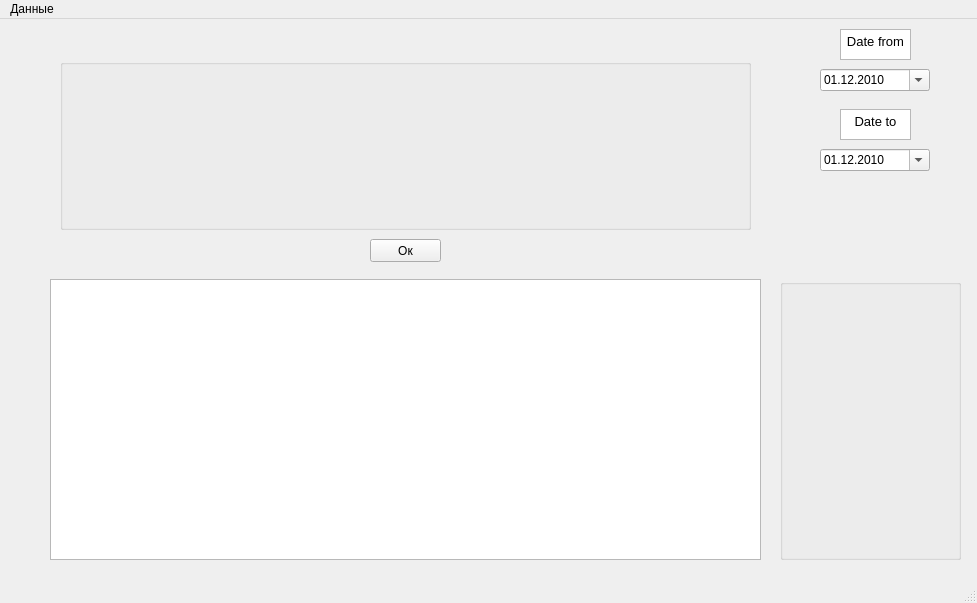
<?xml version="1.0" encoding="UTF-8"?>
<ui version="4.0">
 <class>MainWindow</class>
 <widget class="QMainWindow" name="MainWindow">
  <property name="geometry">
   <rect>
    <x>0</x>
    <y>0</y>
    <width>977</width>
    <height>603</height>
   </rect>
  </property>
  <property name="windowTitle">
   <string>MainWindow</string>
  </property>
  <widget class="QWidget" name="centralwidget">
   <widget class="QPushButton" name="okPushButton">
    <property name="geometry">
     <rect>
      <x>370</x>
      <y>220</y>
      <width>71</width>
      <height>23</height>
     </rect>
    </property>
    <property name="text">
     <string>Ок</string>
    </property>
   </widget>
   <widget class="QGroupBox" name="groupCheckBox">
    <property name="geometry">
     <rect>
      <x>60</x>
      <y>40</y>
      <width>691</width>
      <height>171</height>
     </rect>
    </property>
    <property name="minimumSize">
     <size>
      <width>100</width>
      <height>171</height>
     </size>
    </property>
    <property name="title">
     <string/>
    </property>
   </widget>
   <widget class="QTableView" name="tableView">
    <property name="geometry">
     <rect>
      <x>50</x>
      <y>260</y>
      <width>711</width>
      <height>281</height>
     </rect>
    </property>
   </widget>
   <widget class="QDateEdit" name="dateFrom">
    <property name="geometry">
     <rect>
      <x>820</x>
      <y>50</y>
      <width>110</width>
      <height>22</height>
     </rect>
    </property>
    <property name="dateTime">
     <datetime>
      <hour>0</hour>
      <minute>0</minute>
      <second>0</second>
      <year>2010</year>
      <month>12</month>
      <day>1</day>
     </datetime>
    </property>
    <property name="displayFormat">
     <string>dd.MM.yyyy</string>
    </property>
    <property name="calendarPopup">
     <bool>true</bool>
    </property>
   </widget>
   <widget class="QDateEdit" name="dateTo">
    <property name="geometry">
     <rect>
      <x>820</x>
      <y>130</y>
      <width>110</width>
      <height>22</height>
     </rect>
    </property>
    <property name="dateTime">
     <datetime>
      <hour>0</hour>
      <minute>0</minute>
      <second>0</second>
      <year>2010</year>
      <month>12</month>
      <day>1</day>
     </datetime>
    </property>
    <property name="displayFormat">
     <string>dd.MM.yyyy</string>
    </property>
    <property name="calendarPopup">
     <bool>true</bool>
    </property>
    <property name="date">
     <date>
      <year>2010</year>
      <month>12</month>
      <day>1</day>
     </date>
    </property>
   </widget>
   <widget class="QTextEdit" name="textEdit">
    <property name="geometry">
     <rect>
      <x>840</x>
      <y>10</y>
      <width>71</width>
      <height>31</height>
     </rect>
    </property>
    <property name="readOnly">
     <bool>true</bool>
    </property>
    <property name="html">
     <string>&lt;!DOCTYPE HTML PUBLIC &quot;-//W3C//DTD HTML 4.0//EN&quot; &quot;http://www.w3.org/TR/REC-html40/strict.dtd&quot;&gt;
&lt;html&gt;&lt;head&gt;&lt;meta name=&quot;qrichtext&quot; content=&quot;1&quot; /&gt;&lt;style type=&quot;text/css&quot;&gt;
p, li { white-space: pre-wrap; }
&lt;/style&gt;&lt;/head&gt;&lt;body style=&quot; font-family:'MS Shell Dlg 2'; font-size:8.25pt; font-weight:400; font-style:normal;&quot;&gt;
&lt;p align=&quot;center&quot; style=&quot; margin-top:12px; margin-bottom:12px; margin-left:0px; margin-right:0px; -qt-block-indent:0; text-indent:0px;&quot;&gt;&lt;span style=&quot; font-size:10pt;&quot;&gt;Date from&lt;/span&gt;&lt;/p&gt;&lt;/body&gt;&lt;/html&gt;</string>
    </property>
   </widget>
   <widget class="QTextEdit" name="textEdit_2">
    <property name="geometry">
     <rect>
      <x>840</x>
      <y>90</y>
      <width>71</width>
      <height>31</height>
     </rect>
    </property>
    <property name="readOnly">
     <bool>true</bool>
    </property>
    <property name="html">
     <string>&lt;!DOCTYPE HTML PUBLIC &quot;-//W3C//DTD HTML 4.0//EN&quot; &quot;http://www.w3.org/TR/REC-html40/strict.dtd&quot;&gt;
&lt;html&gt;&lt;head&gt;&lt;meta name=&quot;qrichtext&quot; content=&quot;1&quot; /&gt;&lt;style type=&quot;text/css&quot;&gt;
p, li { white-space: pre-wrap; }
&lt;/style&gt;&lt;/head&gt;&lt;body style=&quot; font-family:'MS Shell Dlg 2'; font-size:8.25pt; font-weight:400; font-style:normal;&quot;&gt;
&lt;p align=&quot;center&quot; style=&quot; margin-top:12px; margin-bottom:12px; margin-left:0px; margin-right:0px; -qt-block-indent:0; text-indent:0px;&quot;&gt;&lt;span style=&quot; font-size:10pt;&quot;&gt;Date to&lt;/span&gt;&lt;/p&gt;&lt;/body&gt;&lt;/html&gt;</string>
    </property>
   </widget>
   <widget class="QGroupBox" name="groupCheckBoxFilter">
    <property name="geometry">
     <rect>
      <x>780</x>
      <y>260</y>
      <width>181</width>
      <height>281</height>
     </rect>
    </property>
    <property name="minimumSize">
     <size>
      <width>100</width>
      <height>171</height>
     </size>
    </property>
    <property name="title">
     <string/>
    </property>
   </widget>
  </widget>
  <widget class="QMenuBar" name="menubar">
   <property name="geometry">
    <rect>
     <x>0</x>
     <y>0</y>
     <width>977</width>
     <height>21</height>
    </rect>
   </property>
   <widget class="QMenu" name="menu">
    <property name="title">
     <string>Данные</string>
    </property>
    <addaction name="dataFromFile"/>
    <addaction name="dataFromSite"/>
   </widget>
   <addaction name="menu"/>
  </widget>
  <widget class="QStatusBar" name="statusbar"/>
  <action name="dataFromFile">
   <property name="text">
    <string>Данные из файла</string>
   </property>
  </action>
  <action name="dataFromSite">
   <property name="text">
    <string>Данные с сайта</string>
   </property>
  </action>
 </widget>
 <resources/>
 <connections/>
</ui>
